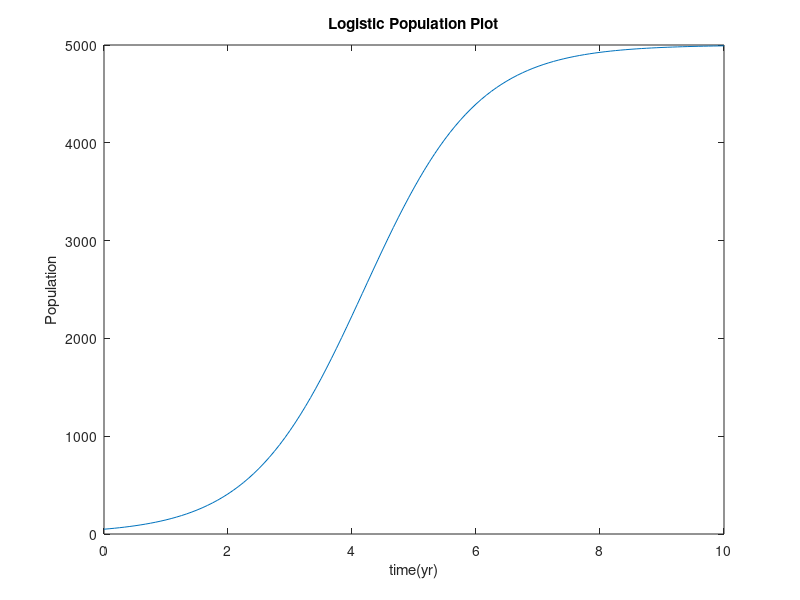

This chart was generated by the following MATLAB code:
% A code to graph a logistic growth curve
r=1.1; % growth rate
P0=50; % initial population
K=5000; % carrying capacity

% create a time array
time=0:1/12:10;
% create a population array to store calculations
numPoints=length(time);
Population=zeros(1,numPoints);
% calculate poplulations
for step=1:numPoints
 maxPop=P0*exp(r*time(step));
 Population(step)=(K*maxPop)/(K+maxPop+P0);

end
% plot the result
plot(time,Population)
title('Logistic Population Plot')
xlabel('time(yr)')
ylabel('Population')

